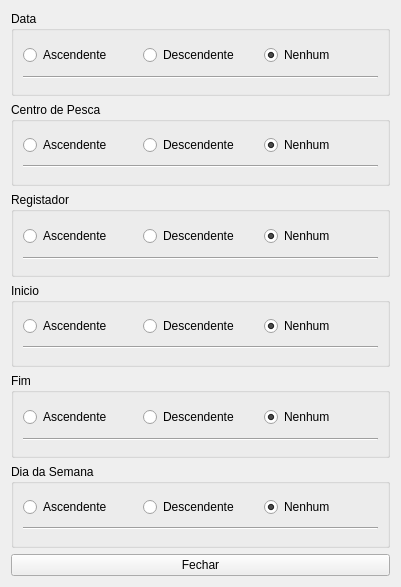
<?xml version="1.0" encoding="UTF-8"?>
<ui version="4.0">
 <class>Form</class>
 <widget class="QWidget" name="Form">
  <property name="geometry">
   <rect>
    <x>0</x>
    <y>0</y>
    <width>401</width>
    <height>587</height>
   </rect>
  </property>
  <property name="windowTitle">
   <string>Sort</string>
  </property>
  <layout class="QGridLayout" name="gridLayout_7">
   <item row="8" column="0" colspan="2">
    <widget class="QGroupBox" name="groupBox">
     <property name="title">
      <string>Dia da Semana</string>
     </property>
     <property name="flat">
      <bool>true</bool>
     </property>
     <layout class="QGridLayout" name="gridLayout_6">
      <item row="0" column="1">
       <widget class="QRadioButton" name="RBDsc6">
        <property name="text">
         <string>Descendente</string>
        </property>
       </widget>
      </item>
      <item row="0" column="0">
       <widget class="QRadioButton" name="RBAsc6">
        <property name="text">
         <string>Ascendente</string>
        </property>
        <property name="checked">
         <bool>false</bool>
        </property>
       </widget>
      </item>
      <item row="0" column="2">
       <widget class="QRadioButton" name="RBNone_6">
        <property name="text">
         <string>Nenhum</string>
        </property>
        <property name="checked">
         <bool>true</bool>
        </property>
       </widget>
      </item>
      <item row="1" column="0" colspan="3">
       <widget class="Line" name="line_6">
        <property name="orientation">
         <enum>Qt::Horizontal</enum>
        </property>
       </widget>
      </item>
     </layout>
    </widget>
   </item>
   <item row="4" column="0" colspan="2">
    <widget class="QGroupBox" name="groupBox">
     <property name="title">
      <string>Registador</string>
     </property>
     <property name="flat">
      <bool>true</bool>
     </property>
     <layout class="QGridLayout" name="gridLayout_3">
      <item row="0" column="1">
       <widget class="QRadioButton" name="RBDsc3">
        <property name="text">
         <string>Descendente</string>
        </property>
       </widget>
      </item>
      <item row="0" column="0">
       <widget class="QRadioButton" name="RBAsc3">
        <property name="text">
         <string>Ascendente</string>
        </property>
        <property name="checked">
         <bool>false</bool>
        </property>
       </widget>
      </item>
      <item row="0" column="2">
       <widget class="QRadioButton" name="RBNone_3">
        <property name="text">
         <string>Nenhum</string>
        </property>
        <property name="checked">
         <bool>true</bool>
        </property>
       </widget>
      </item>
      <item row="1" column="0" colspan="3">
       <widget class="Line" name="line_3">
        <property name="orientation">
         <enum>Qt::Horizontal</enum>
        </property>
       </widget>
      </item>
     </layout>
    </widget>
   </item>
   <item row="0" column="0" colspan="2">
    <widget class="QGroupBox" name="groupBox">
     <property name="font">
      <font>
       <weight>50</weight>
       <bold>false</bold>
      </font>
     </property>
     <property name="title">
      <string>Data</string>
     </property>
     <property name="flat">
      <bool>true</bool>
     </property>
     <layout class="QGridLayout" name="gridLayout">
      <item row="0" column="1">
       <widget class="QRadioButton" name="RBDsc1">
        <property name="text">
         <string>Descendente</string>
        </property>
       </widget>
      </item>
      <item row="1" column="0" colspan="3">
       <widget class="Line" name="line">
        <property name="orientation">
         <enum>Qt::Horizontal</enum>
        </property>
       </widget>
      </item>
      <item row="0" column="2">
       <widget class="QRadioButton" name="RBNone_1">
        <property name="text">
         <string>Nenhum</string>
        </property>
        <property name="checked">
         <bool>true</bool>
        </property>
       </widget>
      </item>
      <item row="0" column="0">
       <widget class="QRadioButton" name="RBAsc1">
        <property name="text">
         <string>Ascendente</string>
        </property>
        <property name="checked">
         <bool>false</bool>
        </property>
       </widget>
      </item>
     </layout>
    </widget>
   </item>
   <item row="6" column="0" colspan="2">
    <widget class="QGroupBox" name="groupBox">
     <property name="title">
      <string>Inicio</string>
     </property>
     <property name="flat">
      <bool>true</bool>
     </property>
     <layout class="QGridLayout" name="gridLayout_4">
      <item row="0" column="1">
       <widget class="QRadioButton" name="RBDsc4">
        <property name="text">
         <string>Descendente</string>
        </property>
       </widget>
      </item>
      <item row="0" column="0">
       <widget class="QRadioButton" name="RBAsc4">
        <property name="text">
         <string>Ascendente</string>
        </property>
        <property name="checked">
         <bool>false</bool>
        </property>
       </widget>
      </item>
      <item row="0" column="2">
       <widget class="QRadioButton" name="RBNone_4">
        <property name="text">
         <string>Nenhum</string>
        </property>
        <property name="checked">
         <bool>true</bool>
        </property>
       </widget>
      </item>
      <item row="1" column="0" colspan="3">
       <widget class="Line" name="line_4">
        <property name="orientation">
         <enum>Qt::Horizontal</enum>
        </property>
       </widget>
      </item>
     </layout>
    </widget>
   </item>
   <item row="2" column="0" colspan="2">
    <widget class="QGroupBox" name="groupBox">
     <property name="title">
      <string>Centro de Pesca</string>
     </property>
     <property name="flat">
      <bool>true</bool>
     </property>
     <layout class="QGridLayout" name="gridLayout_2">
      <item row="0" column="0">
       <widget class="QRadioButton" name="RBAsc2">
        <property name="text">
         <string>Ascendente</string>
        </property>
        <property name="checked">
         <bool>false</bool>
        </property>
       </widget>
      </item>
      <item row="0" column="1">
       <widget class="QRadioButton" name="RBDsc2">
        <property name="text">
         <string>Descendente</string>
        </property>
       </widget>
      </item>
      <item row="0" column="2">
       <widget class="QRadioButton" name="RBNone_2">
        <property name="text">
         <string>Nenhum</string>
        </property>
        <property name="checked">
         <bool>true</bool>
        </property>
       </widget>
      </item>
      <item row="1" column="0" colspan="3">
       <widget class="Line" name="line_2">
        <property name="orientation">
         <enum>Qt::Horizontal</enum>
        </property>
       </widget>
      </item>
     </layout>
    </widget>
   </item>
   <item row="7" column="0" colspan="2">
    <widget class="QGroupBox" name="groupBox">
     <property name="title">
      <string>Fim</string>
     </property>
     <property name="flat">
      <bool>true</bool>
     </property>
     <layout class="QGridLayout" name="gridLayout_5">
      <item row="0" column="1">
       <widget class="QRadioButton" name="RBDsc5">
        <property name="text">
         <string>Descendente</string>
        </property>
       </widget>
      </item>
      <item row="0" column="0">
       <widget class="QRadioButton" name="RBAsc5">
        <property name="text">
         <string>Ascendente</string>
        </property>
        <property name="checked">
         <bool>false</bool>
        </property>
       </widget>
      </item>
      <item row="0" column="2">
       <widget class="QRadioButton" name="RBNone_5">
        <property name="text">
         <string>Nenhum</string>
        </property>
        <property name="checked">
         <bool>true</bool>
        </property>
       </widget>
      </item>
      <item row="1" column="0" colspan="3">
       <widget class="Line" name="line_5">
        <property name="orientation">
         <enum>Qt::Horizontal</enum>
        </property>
       </widget>
      </item>
     </layout>
    </widget>
   </item>
   <item row="9" column="0" colspan="2">
    <widget class="QPushButton" name="PBFechar">
     <property name="text">
      <string>Fechar</string>
     </property>
    </widget>
   </item>
  </layout>
 </widget>
 <resources/>
 <connections/>
</ui>
